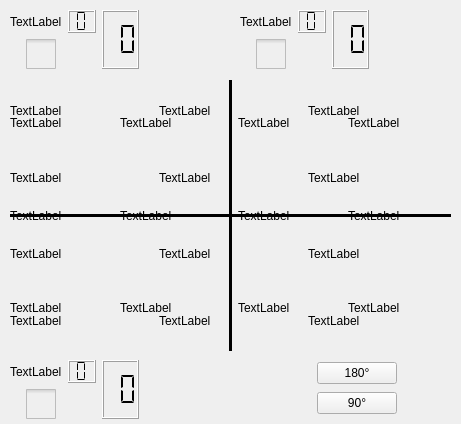
<?xml version="1.0" encoding="UTF-8"?>
<ui version="4.0">
 <class>Scoreboard</class>
 <widget class="QWidget" name="Scoreboard">
  <property name="geometry">
   <rect>
    <x>0</x>
    <y>0</y>
    <width>461</width>
    <height>424</height>
   </rect>
  </property>
  <property name="sizePolicy">
   <sizepolicy hsizetype="Fixed" vsizetype="Fixed">
    <horstretch>0</horstretch>
    <verstretch>0</verstretch>
   </sizepolicy>
  </property>
  <property name="windowTitle">
   <string>Scoreboard</string>
  </property>
  <widget class="QWidget" name="gridLayoutWidget_2">
   <property name="geometry">
    <rect>
     <x>10</x>
     <y>10</y>
     <width>209</width>
     <height>61</height>
    </rect>
   </property>
   <layout class="QGridLayout" name="home_score">
    <property name="sizeConstraint">
     <enum>QLayout::SetFixedSize</enum>
    </property>
    <item row="0" column="2">
     <widget class="QLCDNumber" name="h_setscore">
      <property name="digitCount">
       <number>1</number>
      </property>
      <property name="segmentStyle">
       <enum>QLCDNumber::Flat</enum>
      </property>
     </widget>
    </item>
    <item row="1" column="1">
     <widget class="QCheckBox" name="h_serve">
      <property name="enabled">
       <bool>false</bool>
      </property>
      <property name="sizePolicy">
       <sizepolicy hsizetype="Fixed" vsizetype="Fixed">
        <horstretch>0</horstretch>
        <verstretch>0</verstretch>
       </sizepolicy>
      </property>
      <property name="styleSheet">
       <string notr="true">QCheckBox::indicator {width: 30px; height: 30px;spacing: 0px;}</string>
      </property>
      <property name="text">
       <string/>
      </property>
      <property name="iconSize">
       <size>
        <width>35</width>
        <height>35</height>
       </size>
      </property>
      <property name="checkable">
       <bool>true</bool>
      </property>
      <property name="checked">
       <bool>false</bool>
      </property>
      <property name="tristate">
       <bool>false</bool>
      </property>
     </widget>
    </item>
    <item row="0" column="0" colspan="2">
     <widget class="QLabel" name="h_label">
      <property name="text">
       <string>TextLabel</string>
      </property>
     </widget>
    </item>
    <item row="0" column="3" rowspan="2">
     <widget class="QLCDNumber" name="h_score">
      <property name="digitCount">
       <number>2</number>
      </property>
      <property name="segmentStyle">
       <enum>QLCDNumber::Flat</enum>
      </property>
     </widget>
    </item>
   </layout>
  </widget>
  <widget class="QWidget" name="gridLayoutWidget_3">
   <property name="geometry">
    <rect>
     <x>240</x>
     <y>10</y>
     <width>209</width>
     <height>61</height>
    </rect>
   </property>
   <layout class="QGridLayout" name="guest_score_h">
    <property name="sizeConstraint">
     <enum>QLayout::SetFixedSize</enum>
    </property>
    <item row="0" column="2">
     <widget class="QLCDNumber" name="h_g_setscore">
      <property name="digitCount">
       <number>1</number>
      </property>
      <property name="segmentStyle">
       <enum>QLCDNumber::Flat</enum>
      </property>
     </widget>
    </item>
    <item row="1" column="1">
     <widget class="QCheckBox" name="h_g_serve">
      <property name="enabled">
       <bool>false</bool>
      </property>
      <property name="sizePolicy">
       <sizepolicy hsizetype="Fixed" vsizetype="Fixed">
        <horstretch>0</horstretch>
        <verstretch>0</verstretch>
       </sizepolicy>
      </property>
      <property name="styleSheet">
       <string notr="true">QCheckBox::indicator {width: 30px; height: 30px;spacing: 0px;}</string>
      </property>
      <property name="text">
       <string/>
      </property>
      <property name="iconSize">
       <size>
        <width>35</width>
        <height>35</height>
       </size>
      </property>
      <property name="checkable">
       <bool>true</bool>
      </property>
      <property name="checked">
       <bool>false</bool>
      </property>
      <property name="tristate">
       <bool>false</bool>
      </property>
     </widget>
    </item>
    <item row="0" column="0" colspan="2">
     <widget class="QLabel" name="h_g_label">
      <property name="text">
       <string>TextLabel</string>
      </property>
     </widget>
    </item>
    <item row="0" column="3" rowspan="2">
     <widget class="QLCDNumber" name="h_g_score">
      <property name="font">
       <font>
        <pointsize>25</pointsize>
       </font>
      </property>
      <property name="digitCount">
       <number>2</number>
      </property>
      <property name="segmentStyle">
       <enum>QLCDNumber::Flat</enum>
      </property>
     </widget>
    </item>
   </layout>
  </widget>
  <widget class="QWidget" name="gridLayoutWidget">
   <property name="geometry">
    <rect>
     <x>10</x>
     <y>80</y>
     <width>441</width>
     <height>271</height>
    </rect>
   </property>
   <layout class="QGridLayout" name="horizontal_court">
    <item row="2" column="4">
     <widget class="QLabel" name="h_p5_g">
      <property name="text">
       <string>TextLabel</string>
      </property>
     </widget>
    </item>
    <item row="0" column="0">
     <widget class="QLabel" name="h_p5_h">
      <property name="text">
       <string>TextLabel</string>
      </property>
     </widget>
    </item>
    <item row="1" column="4">
     <widget class="QLabel" name="h_p6_g">
      <property name="text">
       <string>TextLabel</string>
      </property>
     </widget>
    </item>
    <item row="0" column="2" rowspan="3">
     <widget class="Line" name="h_net">
      <property name="frameShadow">
       <enum>QFrame::Plain</enum>
      </property>
      <property name="lineWidth">
       <number>3</number>
      </property>
      <property name="orientation">
       <enum>Qt::Vertical</enum>
      </property>
     </widget>
    </item>
    <item row="2" column="0">
     <widget class="QLabel" name="h_p1_h">
      <property name="text">
       <string>TextLabel</string>
      </property>
     </widget>
    </item>
    <item row="1" column="0">
     <widget class="QLabel" name="h_p6_h">
      <property name="text">
       <string>TextLabel</string>
      </property>
     </widget>
    </item>
    <item row="2" column="3">
     <widget class="QLabel" name="h_p4_g">
      <property name="text">
       <string>TextLabel</string>
      </property>
     </widget>
    </item>
    <item row="0" column="3">
     <widget class="QLabel" name="h_p2_g">
      <property name="text">
       <string>TextLabel</string>
      </property>
     </widget>
    </item>
    <item row="0" column="4">
     <widget class="QLabel" name="h_p1_g">
      <property name="text">
       <string>TextLabel</string>
      </property>
     </widget>
    </item>
    <item row="1" column="3">
     <widget class="QLabel" name="h_p3_g">
      <property name="text">
       <string>TextLabel</string>
      </property>
     </widget>
    </item>
    <item row="0" column="1">
     <widget class="QLabel" name="h_p4_h">
      <property name="text">
       <string>TextLabel</string>
      </property>
     </widget>
    </item>
    <item row="1" column="1">
     <widget class="QLabel" name="h_p3_h">
      <property name="text">
       <string>TextLabel</string>
      </property>
     </widget>
    </item>
    <item row="2" column="1">
     <widget class="QLabel" name="h_p2_h">
      <property name="text">
       <string>TextLabel</string>
      </property>
     </widget>
    </item>
   </layout>
  </widget>
  <widget class="QWidget" name="gridLayoutWidget_5">
   <property name="geometry">
    <rect>
     <x>10</x>
     <y>80</y>
     <width>441</width>
     <height>271</height>
    </rect>
   </property>
   <layout class="QGridLayout" name="vertical_court">
    <item row="1" column="1">
     <widget class="QLabel" name="v_p3_h">
      <property name="text">
       <string>TextLabel</string>
      </property>
     </widget>
    </item>
    <item row="3" column="1">
     <widget class="QLabel" name="v_p3_g">
      <property name="text">
       <string>TextLabel</string>
      </property>
     </widget>
    </item>
    <item row="0" column="0">
     <widget class="QLabel" name="v_p1_h">
      <property name="text">
       <string>TextLabel</string>
      </property>
     </widget>
    </item>
    <item row="3" column="2">
     <widget class="QLabel" name="v_p2_g">
      <property name="text">
       <string>TextLabel</string>
      </property>
     </widget>
    </item>
    <item row="2" column="0" colspan="3">
     <widget class="Line" name="v_net">
      <property name="frameShadow">
       <enum>QFrame::Plain</enum>
      </property>
      <property name="lineWidth">
       <number>3</number>
      </property>
      <property name="orientation">
       <enum>Qt::Horizontal</enum>
      </property>
     </widget>
    </item>
    <item row="3" column="0">
     <widget class="QLabel" name="v_p4_g">
      <property name="text">
       <string>TextLabel</string>
      </property>
     </widget>
    </item>
    <item row="0" column="2">
     <widget class="QLabel" name="v_p5_h">
      <property name="text">
       <string>TextLabel</string>
      </property>
     </widget>
    </item>
    <item row="1" column="0">
     <widget class="QLabel" name="v_p2_h">
      <property name="text">
       <string>TextLabel</string>
      </property>
     </widget>
    </item>
    <item row="1" column="2">
     <widget class="QLabel" name="v_p4_h">
      <property name="text">
       <string>TextLabel</string>
      </property>
     </widget>
    </item>
    <item row="0" column="1">
     <widget class="QLabel" name="v_p6_h">
      <property name="text">
       <string>TextLabel</string>
      </property>
     </widget>
    </item>
    <item row="4" column="0">
     <widget class="QLabel" name="v_p5_g">
      <property name="text">
       <string>TextLabel</string>
      </property>
     </widget>
    </item>
    <item row="4" column="1">
     <widget class="QLabel" name="v_p6_g">
      <property name="text">
       <string>TextLabel</string>
      </property>
     </widget>
    </item>
    <item row="4" column="2">
     <widget class="QLabel" name="v_p1_g">
      <property name="text">
       <string>TextLabel</string>
      </property>
     </widget>
    </item>
   </layout>
  </widget>
  <widget class="QWidget" name="gridLayoutWidget_6">
   <property name="geometry">
    <rect>
     <x>270</x>
     <y>360</y>
     <width>174</width>
     <height>58</height>
    </rect>
   </property>
   <layout class="QGridLayout" name="gridLayout">
    <item row="0" column="0">
     <spacer name="horizontalSpacer">
      <property name="orientation">
       <enum>Qt::Horizontal</enum>
      </property>
      <property name="sizeHint" stdset="0">
       <size>
        <width>40</width>
        <height>20</height>
       </size>
      </property>
     </spacer>
    </item>
    <item row="0" column="2">
     <spacer name="horizontalSpacer_2">
      <property name="orientation">
       <enum>Qt::Horizontal</enum>
      </property>
      <property name="sizeHint" stdset="0">
       <size>
        <width>40</width>
        <height>20</height>
       </size>
      </property>
     </spacer>
    </item>
    <item row="0" column="1">
     <widget class="QPushButton" name="oneeighty_switch">
      <property name="text">
       <string>180°</string>
      </property>
     </widget>
    </item>
    <item row="1" column="1">
     <widget class="QPushButton" name="ninety_switch">
      <property name="text">
       <string>90°</string>
      </property>
     </widget>
    </item>
   </layout>
  </widget>
  <widget class="QWidget" name="gridLayoutWidget_4">
   <property name="geometry">
    <rect>
     <x>10</x>
     <y>360</y>
     <width>209</width>
     <height>61</height>
    </rect>
   </property>
   <layout class="QGridLayout" name="guest_score_v">
    <property name="sizeConstraint">
     <enum>QLayout::SetFixedSize</enum>
    </property>
    <item row="0" column="2">
     <widget class="QLCDNumber" name="v_g_setscore">
      <property name="digitCount">
       <number>1</number>
      </property>
      <property name="segmentStyle">
       <enum>QLCDNumber::Flat</enum>
      </property>
     </widget>
    </item>
    <item row="1" column="1">
     <widget class="QCheckBox" name="v_g_serve">
      <property name="enabled">
       <bool>false</bool>
      </property>
      <property name="sizePolicy">
       <sizepolicy hsizetype="Fixed" vsizetype="Fixed">
        <horstretch>0</horstretch>
        <verstretch>0</verstretch>
       </sizepolicy>
      </property>
      <property name="styleSheet">
       <string notr="true">QCheckBox::indicator {width: 30px; height: 30px;spacing: 0px;}</string>
      </property>
      <property name="text">
       <string/>
      </property>
      <property name="iconSize">
       <size>
        <width>35</width>
        <height>35</height>
       </size>
      </property>
      <property name="checkable">
       <bool>true</bool>
      </property>
      <property name="checked">
       <bool>false</bool>
      </property>
      <property name="tristate">
       <bool>false</bool>
      </property>
     </widget>
    </item>
    <item row="0" column="0" colspan="2">
     <widget class="QLabel" name="v_g_label">
      <property name="text">
       <string>TextLabel</string>
      </property>
     </widget>
    </item>
    <item row="0" column="3" rowspan="2">
     <widget class="QLCDNumber" name="v_g_score">
      <property name="digitCount">
       <number>2</number>
      </property>
      <property name="segmentStyle">
       <enum>QLCDNumber::Flat</enum>
      </property>
     </widget>
    </item>
   </layout>
  </widget>
 </widget>
 <resources/>
 <connections/>
</ui>
